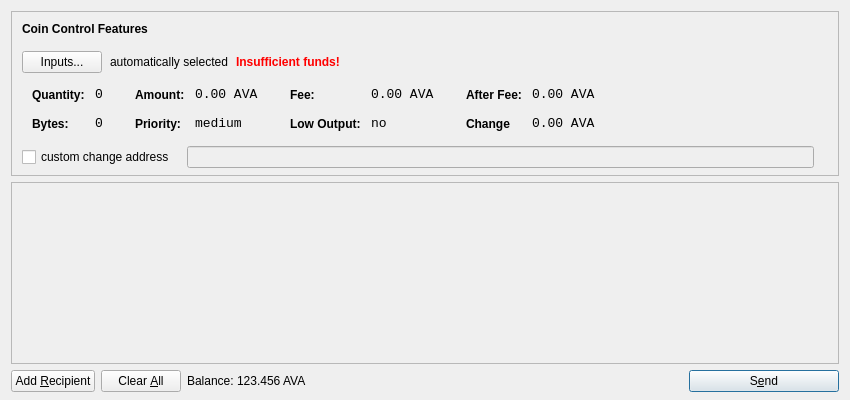
<?xml version="1.0" encoding="UTF-8"?>
<ui version="4.0">
 <class>SendCoinsDialog</class>
 <widget class="QDialog" name="SendCoinsDialog">
  <property name="geometry">
   <rect>
    <x>0</x>
    <y>0</y>
    <width>850</width>
    <height>400</height>
   </rect>
  </property>
  <property name="windowTitle">
   <string>Send Coins</string>
  </property>
  <layout class="QVBoxLayout" name="verticalLayout" stretch="0,1,0">
   <property name="bottomMargin">
    <number>8</number>
   </property>
   <item>
    <widget class="QFrame" name="frameCoinControl">
     <property name="sizePolicy">
      <sizepolicy hsizetype="Expanding" vsizetype="Expanding">
       <horstretch>0</horstretch>
       <verstretch>0</verstretch>
      </sizepolicy>
     </property>
     <property name="maximumSize">
      <size>
       <width>16777215</width>
       <height>16777215</height>
      </size>
     </property>
     <property name="frameShape">
      <enum>QFrame::StyledPanel</enum>
     </property>
     <property name="frameShadow">
      <enum>QFrame::Sunken</enum>
     </property>
     <layout class="QVBoxLayout" name="verticalLayoutCoinControl2">
      <property name="spacing">
       <number>-1</number>
      </property>
      <property name="leftMargin">
       <number>0</number>
      </property>
      <property name="topMargin">
       <number>0</number>
      </property>
      <property name="rightMargin">
       <number>0</number>
      </property>
      <property name="bottomMargin">
       <number>6</number>
      </property>
      <item>
       <layout class="QVBoxLayout" name="verticalLayoutCoinControl" stretch="0,0,0,0,1">
        <property name="spacing">
         <number>0</number>
        </property>
        <property name="leftMargin">
         <number>10</number>
        </property>
        <property name="topMargin">
         <number>10</number>
        </property>
        <item>
         <layout class="QHBoxLayout" name="horizontalLayoutCoinControl1">
          <property name="bottomMargin">
           <number>15</number>
          </property>
          <item>
           <widget class="QLabel" name="labelCoinControlFeatures">
            <property name="sizePolicy">
             <sizepolicy hsizetype="Preferred" vsizetype="Maximum">
              <horstretch>0</horstretch>
              <verstretch>0</verstretch>
             </sizepolicy>
            </property>
            <property name="font">
             <font>
              <weight>75</weight>
              <bold>true</bold>
             </font>
            </property>
            <property name="styleSheet">
             <string notr="true">font-weight:bold;</string>
            </property>
            <property name="text">
             <string>Coin Control Features</string>
            </property>
           </widget>
          </item>
         </layout>
        </item>
        <item>
         <layout class="QHBoxLayout" name="horizontalLayoutCoinControl2" stretch="0,0,0,0">
          <property name="spacing">
           <number>8</number>
          </property>
          <property name="bottomMargin">
           <number>10</number>
          </property>
          <item>
           <widget class="QPushButton" name="pushButtonCoinControl">
            <property name="styleSheet">
             <string notr="true"/>
            </property>
            <property name="text">
             <string>Inputs...</string>
            </property>
           </widget>
          </item>
          <item>
           <widget class="QLabel" name="labelCoinControlAutomaticallySelected">
            <property name="text">
             <string>automatically selected</string>
            </property>
            <property name="margin">
             <number>5</number>
            </property>
           </widget>
          </item>
          <item>
           <widget class="QLabel" name="labelCoinControlInsuffFunds">
            <property name="font">
             <font>
              <weight>75</weight>
              <bold>true</bold>
             </font>
            </property>
            <property name="styleSheet">
             <string notr="true">color:red;font-weight:bold;</string>
            </property>
            <property name="text">
             <string>Insufficient funds!</string>
            </property>
            <property name="margin">
             <number>5</number>
            </property>
           </widget>
          </item>
          <item>
           <spacer name="horizontalSpacerCoinControl">
            <property name="orientation">
             <enum>Qt::Horizontal</enum>
            </property>
            <property name="sizeHint" stdset="0">
             <size>
              <width>40</width>
              <height>1</height>
             </size>
            </property>
           </spacer>
          </item>
         </layout>
        </item>
        <item>
         <widget class="QWidget" name="widgetCoinControl" native="true">
          <property name="sizePolicy">
           <sizepolicy hsizetype="Preferred" vsizetype="Preferred">
            <horstretch>0</horstretch>
            <verstretch>0</verstretch>
           </sizepolicy>
          </property>
          <property name="minimumSize">
           <size>
            <width>0</width>
            <height>0</height>
           </size>
          </property>
          <property name="styleSheet">
           <string notr="true"/>
          </property>
          <layout class="QHBoxLayout" name="horizontalLayoutCoinControl5">
           <property name="margin">
            <number>0</number>
           </property>
           <item>
            <layout class="QHBoxLayout" name="horizontalLayoutCoinControl3" stretch="0,0,0,1">
             <property name="spacing">
              <number>20</number>
             </property>
             <property name="topMargin">
              <number>0</number>
             </property>
             <property name="bottomMargin">
              <number>10</number>
             </property>
             <item>
              <layout class="QFormLayout" name="formLayoutCoinControl1">
               <property name="horizontalSpacing">
                <number>10</number>
               </property>
               <property name="verticalSpacing">
                <number>14</number>
               </property>
               <property name="leftMargin">
                <number>10</number>
               </property>
               <property name="topMargin">
                <number>4</number>
               </property>
               <property name="rightMargin">
                <number>6</number>
               </property>
               <item row="0" column="0">
                <widget class="QLabel" name="labelCoinControlQuantityText">
                 <property name="styleSheet">
                  <string notr="true">font-weight:bold;</string>
                 </property>
                 <property name="text">
                  <string>Quantity:</string>
                 </property>
                 <property name="margin">
                  <number>0</number>
                 </property>
                </widget>
               </item>
               <item row="0" column="1">
                <widget class="QLabel" name="labelCoinControlQuantity">
                 <property name="font">
                  <font>
                   <family>Monospace</family>
                   <pointsize>10</pointsize>
                  </font>
                 </property>
                 <property name="cursor">
                  <cursorShape>IBeamCursor</cursorShape>
                 </property>
                 <property name="contextMenuPolicy">
                  <enum>Qt::ActionsContextMenu</enum>
                 </property>
                 <property name="text">
                  <string>0</string>
                 </property>
                 <property name="margin">
                  <number>0</number>
                 </property>
                 <property name="textInteractionFlags">
                  <set>Qt::LinksAccessibleByMouse|Qt::TextSelectableByKeyboard|Qt::TextSelectableByMouse</set>
                 </property>
                </widget>
               </item>
               <item row="1" column="0">
                <widget class="QLabel" name="labelCoinControlBytesText">
                 <property name="styleSheet">
                  <string notr="true">font-weight:bold;</string>
                 </property>
                 <property name="text">
                  <string>Bytes:</string>
                 </property>
                </widget>
               </item>
               <item row="1" column="1">
                <widget class="QLabel" name="labelCoinControlBytes">
                 <property name="font">
                  <font>
                   <family>Monospace</family>
                   <pointsize>10</pointsize>
                  </font>
                 </property>
                 <property name="cursor">
                  <cursorShape>IBeamCursor</cursorShape>
                 </property>
                 <property name="contextMenuPolicy">
                  <enum>Qt::ActionsContextMenu</enum>
                 </property>
                 <property name="text">
                  <string>0</string>
                 </property>
                 <property name="textInteractionFlags">
                  <set>Qt::LinksAccessibleByMouse|Qt::TextSelectableByKeyboard|Qt::TextSelectableByMouse</set>
                 </property>
                </widget>
               </item>
              </layout>
             </item>
             <item>
              <layout class="QFormLayout" name="formLayoutCoinControl2">
               <property name="horizontalSpacing">
                <number>10</number>
               </property>
               <property name="verticalSpacing">
                <number>14</number>
               </property>
               <property name="leftMargin">
                <number>6</number>
               </property>
               <property name="topMargin">
                <number>4</number>
               </property>
               <property name="rightMargin">
                <number>6</number>
               </property>
               <item row="0" column="0">
                <widget class="QLabel" name="labelCoinControlAmountText">
                 <property name="styleSheet">
                  <string notr="true">font-weight:bold;</string>
                 </property>
                 <property name="text">
                  <string>Amount:</string>
                 </property>
                 <property name="margin">
                  <number>0</number>
                 </property>
                </widget>
               </item>
               <item row="0" column="1">
                <widget class="QLabel" name="labelCoinControlAmount">
                 <property name="font">
                  <font>
                   <family>Monospace</family>
                   <pointsize>10</pointsize>
                  </font>
                 </property>
                 <property name="cursor">
                  <cursorShape>IBeamCursor</cursorShape>
                 </property>
                 <property name="contextMenuPolicy">
                  <enum>Qt::ActionsContextMenu</enum>
                 </property>
                 <property name="text">
                  <string>0.00 AVA</string>
                 </property>
                 <property name="textInteractionFlags">
                  <set>Qt::LinksAccessibleByMouse|Qt::TextSelectableByKeyboard|Qt::TextSelectableByMouse</set>
                 </property>
                </widget>
               </item>
               <item row="1" column="0">
                <widget class="QLabel" name="labelCoinControlPriorityText">
                 <property name="styleSheet">
                  <string notr="true">font-weight:bold;</string>
                 </property>
                 <property name="text">
                  <string>Priority:</string>
                 </property>
                </widget>
               </item>
               <item row="1" column="1">
                <widget class="QLabel" name="labelCoinControlPriority">
                 <property name="font">
                  <font>
                   <family>Monospace</family>
                   <pointsize>10</pointsize>
                  </font>
                 </property>
                 <property name="cursor">
                  <cursorShape>IBeamCursor</cursorShape>
                 </property>
                 <property name="contextMenuPolicy">
                  <enum>Qt::ActionsContextMenu</enum>
                 </property>
                 <property name="text">
                  <string>medium</string>
                 </property>
                 <property name="textInteractionFlags">
                  <set>Qt::LinksAccessibleByMouse|Qt::TextSelectableByKeyboard|Qt::TextSelectableByMouse</set>
                 </property>
                </widget>
               </item>
              </layout>
             </item>
             <item>
              <layout class="QFormLayout" name="formLayoutCoinControl3">
               <property name="horizontalSpacing">
                <number>10</number>
               </property>
               <property name="verticalSpacing">
                <number>14</number>
               </property>
               <property name="leftMargin">
                <number>6</number>
               </property>
               <property name="topMargin">
                <number>4</number>
               </property>
               <property name="rightMargin">
                <number>6</number>
               </property>
               <item row="0" column="0">
                <widget class="QLabel" name="labelCoinControlFeeText">
                 <property name="styleSheet">
                  <string notr="true">font-weight:bold;</string>
                 </property>
                 <property name="text">
                  <string>Fee:</string>
                 </property>
                 <property name="margin">
                  <number>0</number>
                 </property>
                </widget>
               </item>
               <item row="0" column="1">
                <widget class="QLabel" name="labelCoinControlFee">
                 <property name="font">
                  <font>
                   <family>Monospace</family>
                   <pointsize>10</pointsize>
                  </font>
                 </property>
                 <property name="cursor">
                  <cursorShape>IBeamCursor</cursorShape>
                 </property>
                 <property name="contextMenuPolicy">
                  <enum>Qt::ActionsContextMenu</enum>
                 </property>
                 <property name="text">
                  <string>0.00 AVA</string>
                 </property>
                 <property name="textInteractionFlags">
                  <set>Qt::LinksAccessibleByMouse|Qt::TextSelectableByKeyboard|Qt::TextSelectableByMouse</set>
                 </property>
                </widget>
               </item>
               <item row="1" column="0">
                <widget class="QLabel" name="labelCoinControlLowOutputText">
                 <property name="styleSheet">
                  <string notr="true">font-weight:bold;</string>
                 </property>
                 <property name="text">
                  <string>Low Output:</string>
                 </property>
                </widget>
               </item>
               <item row="1" column="1">
                <widget class="QLabel" name="labelCoinControlLowOutput">
                 <property name="font">
                  <font>
                   <family>Monospace</family>
                   <pointsize>10</pointsize>
                  </font>
                 </property>
                 <property name="cursor">
                  <cursorShape>IBeamCursor</cursorShape>
                 </property>
                 <property name="contextMenuPolicy">
                  <enum>Qt::ActionsContextMenu</enum>
                 </property>
                 <property name="text">
                  <string>no</string>
                 </property>
                 <property name="textInteractionFlags">
                  <set>Qt::LinksAccessibleByMouse|Qt::TextSelectableByKeyboard|Qt::TextSelectableByMouse</set>
                 </property>
                </widget>
               </item>
              </layout>
             </item>
             <item>
              <layout class="QFormLayout" name="formLayoutCoinControl4">
               <property name="horizontalSpacing">
                <number>10</number>
               </property>
               <property name="verticalSpacing">
                <number>14</number>
               </property>
               <property name="leftMargin">
                <number>6</number>
               </property>
               <property name="topMargin">
                <number>4</number>
               </property>
               <property name="rightMargin">
                <number>6</number>
               </property>
               <item row="0" column="0">
                <widget class="QLabel" name="labelCoinControlAfterFeeText">
                 <property name="styleSheet">
                  <string notr="true">font-weight:bold;</string>
                 </property>
                 <property name="text">
                  <string>After Fee:</string>
                 </property>
                 <property name="margin">
                  <number>0</number>
                 </property>
                </widget>
               </item>
               <item row="0" column="1">
                <widget class="QLabel" name="labelCoinControlAfterFee">
                 <property name="font">
                  <font>
                   <family>Monospace</family>
                   <pointsize>10</pointsize>
                  </font>
                 </property>
                 <property name="cursor">
                  <cursorShape>IBeamCursor</cursorShape>
                 </property>
                 <property name="contextMenuPolicy">
                  <enum>Qt::ActionsContextMenu</enum>
                 </property>
                 <property name="text">
                  <string>0.00 AVA</string>
                 </property>
                 <property name="textInteractionFlags">
                  <set>Qt::LinksAccessibleByMouse|Qt::TextSelectableByKeyboard|Qt::TextSelectableByMouse</set>
                 </property>
                </widget>
               </item>
               <item row="1" column="0">
                <widget class="QLabel" name="labelCoinControlChangeText">
                 <property name="styleSheet">
                  <string notr="true">font-weight:bold;</string>
                 </property>
                 <property name="text">
                  <string>Change</string>
                 </property>
                </widget>
               </item>
               <item row="1" column="1">
                <widget class="QLabel" name="labelCoinControlChange">
                 <property name="font">
                  <font>
                   <family>Monospace</family>
                   <pointsize>10</pointsize>
                  </font>
                 </property>
                 <property name="cursor">
                  <cursorShape>IBeamCursor</cursorShape>
                 </property>
                 <property name="contextMenuPolicy">
                  <enum>Qt::ActionsContextMenu</enum>
                 </property>
                 <property name="text">
                  <string>0.00 AVA</string>
                 </property>
                 <property name="textInteractionFlags">
                  <set>Qt::LinksAccessibleByMouse|Qt::TextSelectableByKeyboard|Qt::TextSelectableByMouse</set>
                 </property>
                </widget>
               </item>
              </layout>
             </item>
            </layout>
           </item>
          </layout>
         </widget>
        </item>
        <item>
         <layout class="QHBoxLayout" name="horizontalLayoutCoinControl4" stretch="0,0,0">
          <property name="spacing">
           <number>12</number>
          </property>
          <property name="sizeConstraint">
           <enum>QLayout::SetDefaultConstraint</enum>
          </property>
          <property name="topMargin">
           <number>5</number>
          </property>
          <property name="rightMargin">
           <number>5</number>
          </property>
          <item>
           <widget class="QCheckBox" name="checkBoxCoinControlChange">
            <property name="text">
             <string>custom change address</string>
            </property>
           </widget>
          </item>
          <item>
           <widget class="QLineEdit" name="lineEditCoinControlChange">
            <property name="enabled">
             <bool>false</bool>
            </property>
            <property name="sizePolicy">
             <sizepolicy hsizetype="Expanding" vsizetype="Fixed">
              <horstretch>0</horstretch>
              <verstretch>0</verstretch>
             </sizepolicy>
            </property>
           </widget>
          </item>
          <item>
           <widget class="QLabel" name="labelCoinControlChangeLabel">
            <property name="sizePolicy">
             <sizepolicy hsizetype="Preferred" vsizetype="Expanding">
              <horstretch>0</horstretch>
              <verstretch>0</verstretch>
             </sizepolicy>
            </property>
            <property name="minimumSize">
             <size>
              <width>0</width>
              <height>0</height>
             </size>
            </property>
            <property name="text">
             <string/>
            </property>
            <property name="margin">
             <number>3</number>
            </property>
           </widget>
          </item>
         </layout>
        </item>
        <item>
         <spacer name="verticalSpacerCoinControl">
          <property name="orientation">
           <enum>Qt::Vertical</enum>
          </property>
          <property name="sizeHint" stdset="0">
           <size>
            <width>800</width>
            <height>1</height>
           </size>
          </property>
         </spacer>
        </item>
       </layout>
      </item>
     </layout>
    </widget>
   </item>
   <item>
    <widget class="QScrollArea" name="scrollArea">
     <property name="widgetResizable">
      <bool>true</bool>
     </property>
     <widget class="QWidget" name="scrollAreaWidgetContents">
      <property name="geometry">
       <rect>
        <x>0</x>
        <y>0</y>
        <width>830</width>
        <height>165</height>
       </rect>
      </property>
      <layout class="QVBoxLayout" name="verticalLayout_2">
       <property name="margin">
        <number>0</number>
       </property>
       <item>
        <layout class="QVBoxLayout" name="entries">
         <property name="spacing">
          <number>6</number>
         </property>
        </layout>
       </item>
       <item>
        <spacer name="verticalSpacer">
         <property name="orientation">
          <enum>Qt::Vertical</enum>
         </property>
         <property name="sizeHint" stdset="0">
          <size>
           <width>20</width>
           <height>40</height>
          </size>
         </property>
        </spacer>
       </item>
      </layout>
     </widget>
    </widget>
   </item>
   <item>
    <layout class="QHBoxLayout" name="horizontalLayout">
     <item>
      <widget class="QPushButton" name="addButton">
       <property name="toolTip">
        <string>Send to multiple recipients at once</string>
       </property>
       <property name="text">
        <string>Add &amp;Recipient</string>
       </property>
       <property name="icon">
        <iconset resource="../bitcoin.qrc">
         <normaloff>:/icons/add</normaloff>:/icons/add</iconset>
       </property>
       <property name="autoDefault">
        <bool>false</bool>
       </property>
      </widget>
     </item>
     <item>
      <widget class="QPushButton" name="clearButton">
       <property name="sizePolicy">
        <sizepolicy hsizetype="Minimum" vsizetype="Fixed">
         <horstretch>0</horstretch>
         <verstretch>0</verstretch>
        </sizepolicy>
       </property>
       <property name="toolTip">
        <string>Remove all transaction fields</string>
       </property>
       <property name="text">
        <string>Clear &amp;All</string>
       </property>
       <property name="icon">
        <iconset resource="../bitcoin.qrc">
         <normaloff>:/icons/remove</normaloff>:/icons/remove</iconset>
       </property>
       <property name="autoRepeatDelay">
        <number>300</number>
       </property>
       <property name="autoDefault">
        <bool>false</bool>
       </property>
      </widget>
     </item>
     <item>
      <layout class="QHBoxLayout" name="horizontalLayout_2">
       <property name="spacing">
        <number>3</number>
       </property>
       <item>
        <widget class="QLabel" name="label">
         <property name="sizePolicy">
          <sizepolicy hsizetype="Preferred" vsizetype="Fixed">
           <horstretch>0</horstretch>
           <verstretch>0</verstretch>
          </sizepolicy>
         </property>
         <property name="text">
          <string>Balance:</string>
         </property>
        </widget>
       </item>
       <item>
        <widget class="QLabel" name="labelBalance">
         <property name="sizePolicy">
          <sizepolicy hsizetype="Preferred" vsizetype="Fixed">
           <horstretch>0</horstretch>
           <verstretch>0</verstretch>
          </sizepolicy>
         </property>
         <property name="cursor">
          <cursorShape>IBeamCursor</cursorShape>
         </property>
         <property name="text">
          <string>123.456 AVA</string>
         </property>
         <property name="textInteractionFlags">
          <set>Qt::LinksAccessibleByMouse|Qt::TextSelectableByKeyboard|Qt::TextSelectableByMouse</set>
         </property>
        </widget>
       </item>
      </layout>
     </item>
     <item>
      <spacer name="horizontalSpacer">
       <property name="orientation">
        <enum>Qt::Horizontal</enum>
       </property>
       <property name="sizeHint" stdset="0">
        <size>
         <width>40</width>
         <height>20</height>
        </size>
       </property>
      </spacer>
     </item>
     <item>
      <widget class="QPushButton" name="sendButton">
       <property name="minimumSize">
        <size>
         <width>150</width>
         <height>0</height>
        </size>
       </property>
       <property name="toolTip">
        <string>Confirm the send action</string>
       </property>
       <property name="text">
        <string>S&amp;end</string>
       </property>
       <property name="icon">
        <iconset resource="../bitcoin.qrc">
         <normaloff>:/icons/send</normaloff>:/icons/send</iconset>
       </property>
       <property name="default">
        <bool>true</bool>
       </property>
      </widget>
     </item>
    </layout>
   </item>
  </layout>
 </widget>
 <resources>
  <include location="../bitcoin.qrc"/>
 </resources>
 <connections/>
</ui>
